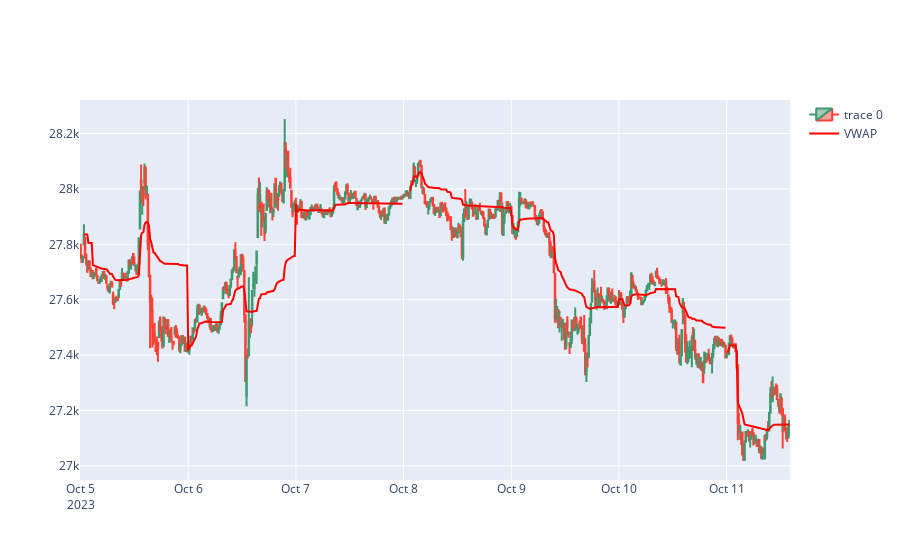

The code cell stored with this chart in its notebook:
### Code cell
import plotly.graph_objects as go

dfpl = data[:]
fig = go.Figure(data=[go.Candlestick(x=dfpl.index,
                open=dfpl['Open'],
                high=dfpl['High'],
                low=dfpl['Low'],
                close=dfpl['Close'])])

# Add the moving averages to the plot
fig.add_trace(go.Scatter(x=dfpl.index, y=dfpl['VWAP_D'], mode='lines', name='VWAP', line=dict(color='red')))

fig.update_layout(xaxis_rangeslider_visible=False)
fig.show()

### Figure 1 — Plotly figure (JSON) as saved in the notebook; plotly's stock layout.template omitted (floating-point values rounded to 4 significant figures; data arrays with more than 128 entries replaced by an {"elided": "..."} marker saying what was removed)
{"data": [{"close": {"elided": "633 float values"}, "high": {"elided": "633 float values"}, "low": {"elided": "633 float values"}, "open": {"elided": "633 float values"}, "type": "candlestick", "x": {"elided": "633 str values"}}, {"line": {"color": "red"}, "mode": "lines", "name": "VWAP", "type": "scatter", "x": {"elided": "633 str values"}, "y": {"elided": "633 float values"}}], "layout": {"xaxis": {"rangeslider": {"visible": false}}}}
